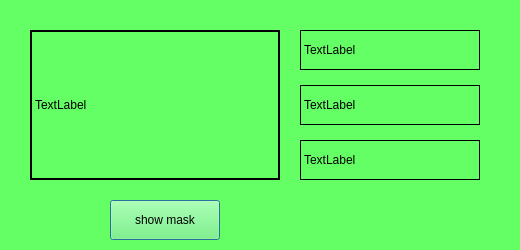
<?xml version="1.0" encoding="UTF-8"?>
<ui version="4.0">
 <class>Dialog</class>
 <widget class="QDialog" name="Dialog">
  <property name="enabled">
   <bool>true</bool>
  </property>
  <property name="geometry">
   <rect>
    <x>0</x>
    <y>0</y>
    <width>520</width>
    <height>250</height>
   </rect>
  </property>
  <property name="acceptDrops">
   <bool>false</bool>
  </property>
  <property name="windowTitle">
   <string>Dialog</string>
  </property>
  <property name="statusTip">
   <string/>
  </property>
  <property name="styleSheet">
   <string notr="true">background-color : rgba(100, 255, 100, 255)</string>
  </property>
  <widget class="QLabel" name="mask_label">
   <property name="geometry">
    <rect>
     <x>30</x>
     <y>30</y>
     <width>250</width>
     <height>150</height>
    </rect>
   </property>
   <property name="styleSheet">
    <string notr="true">background-color : rgba(100, 255, 100, 100)</string>
   </property>
   <property name="frameShape">
    <enum>QFrame::WinPanel</enum>
   </property>
   <property name="frameShadow">
    <enum>QFrame::Plain</enum>
   </property>
   <property name="lineWidth">
    <number>2</number>
   </property>
   <property name="midLineWidth">
    <number>0</number>
   </property>
   <property name="text">
    <string>TextLabel</string>
   </property>
  </widget>
  <widget class="QLabel" name="pm10_label">
   <property name="geometry">
    <rect>
     <x>300</x>
     <y>30</y>
     <width>180</width>
     <height>40</height>
    </rect>
   </property>
   <property name="styleSheet">
    <string notr="true">background-color : rgba(100, 255, 100, 100)</string>
   </property>
   <property name="frameShape">
    <enum>QFrame::Box</enum>
   </property>
   <property name="lineWidth">
    <number>1</number>
   </property>
   <property name="text">
    <string>TextLabel</string>
   </property>
  </widget>
  <widget class="QLabel" name="pm25_label">
   <property name="geometry">
    <rect>
     <x>300</x>
     <y>85</y>
     <width>180</width>
     <height>40</height>
    </rect>
   </property>
   <property name="styleSheet">
    <string notr="true">background-color : rgba(100, 255, 100, 100)</string>
   </property>
   <property name="frameShape">
    <enum>QFrame::Box</enum>
   </property>
   <property name="text">
    <string>TextLabel</string>
   </property>
  </widget>
  <widget class="QLabel" name="label_3">
   <property name="geometry">
    <rect>
     <x>300</x>
     <y>140</y>
     <width>180</width>
     <height>40</height>
    </rect>
   </property>
   <property name="styleSheet">
    <string notr="true">background-color : rgba(100, 255, 100, 100)</string>
   </property>
   <property name="frameShape">
    <enum>QFrame::Box</enum>
   </property>
   <property name="text">
    <string>TextLabel</string>
   </property>
  </widget>
  <widget class="QPushButton" name="btn_show_mask">
   <property name="geometry">
    <rect>
     <x>110</x>
     <y>200</y>
     <width>110</width>
     <height>40</height>
    </rect>
   </property>
   <property name="styleSheet">
    <string notr="true">background-color : rgba(100, 255, 100, 100)</string>
   </property>
   <property name="text">
    <string>show mask</string>
   </property>
   <property name="checkable">
    <bool>false</bool>
   </property>
   <property name="autoRepeat">
    <bool>false</bool>
   </property>
   <property name="default">
    <bool>false</bool>
   </property>
   <property name="flat">
    <bool>false</bool>
   </property>
  </widget>
 </widget>
 <resources/>
 <connections/>
</ui>
